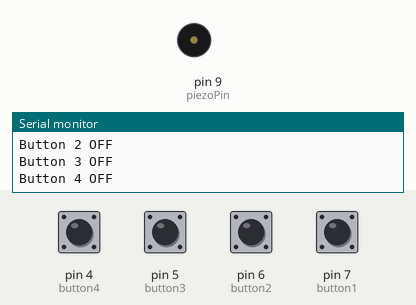
Recording of a sketch running on a simulated Arduino Uno, built with avr-gcc and run on an emulated ATmega328P. Shown: buzzer (waves = sounding), the last lines printed to the serial monitor. The test bench sets the inputs (shaded band); at power-on: pin 4 (button4), pin 5 (button3), pin 6 (button2), pin 7 (button1) HIGH.

Above: at 1.2 s.
1.3 s: pin 4 (button4) pulled LOW for 0.25 s
At 1.72 s:
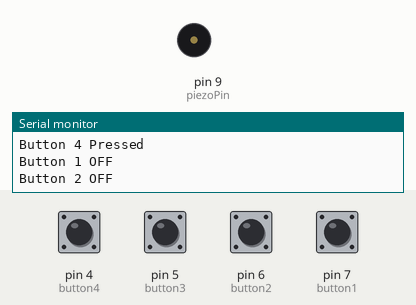
4.3 s: pin 6 (button2) pulled LOW for 0.25 s
Timing chart, 0 to 13.3 s (numbered marks = the images above; inputs shaded):
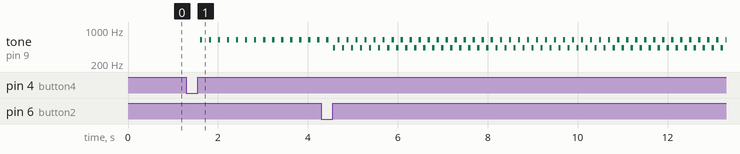

Measured:
- after the input at 1.3 s, tone on pin 9 (piezoPin): alternates 630 Hz for 0.05 s and silent for 0.15 s, starting after 0.30 s

The sketch:

PiezoBuzzerModified.ino
```cpp
/*
Name: Jack Bergin
Date: 10/23/18
Class: Electrical Engineering (H)
Lab: Button Press Modification
Description: In this tutorial I am showing how, by
incorperating two leds, a speaker and two buttons
I am able to make a piano like instrument.
*/

//Left to right with the buttons
 const int button1 = 7;
 const int button2 = 6;
 const int button3 = 5;
 const int button4 = 4;

 //Piezo Buzzer pin
 const int piezoPin = 9;


 //create a variable to store a counter and set it to 0
 int counter1 = 0;
 int counter2 = 0;
 int counter3 = 0;
 int counter4 = 0;

void setup()
{
  // Set up the pushbutton pins to be an input:
  pinMode(button1, INPUT);
  pinMode(button2, INPUT);
  pinMode(button3, INPUT);
  pinMode(button4, INPUT);

  //Set up the speaker pin to be outputs:
  pinMode(piezoPin, OUTPUT);

  //Serial monitor is started
  Serial.begin(9600);
}
void loop()
{
  int buttonState1;
  buttonState1 = digitalRead(button1);

  int buttonState2;
  buttonState2 = digitalRead(button2);

  int buttonState3;
  buttonState3 = digitalRead(button3);

  int buttonState4;
  buttonState4 = digitalRead(button4);

  if (buttonState1 == LOW)
  {
     counter1++;
     delay(50);
  }

  if (buttonState2 == LOW)
  {
    counter2++;
    delay(50);
  }

  if (buttonState3 == LOW)
  {
     counter3++;
     delay(50);
  }

  if (buttonState4 == LOW)
  {
    counter4++;
    delay(50);
  }


//*****************************************************************
  if(counter1 == 0)
  {
     digitalWrite(piezoPin,LOW);
     Serial.println("Button 1 OFF");
     delay(50);
  }
  //else if counter is equal to 1, redPin is HIGH
  else if(counter1 == 1)
  {
     tone(piezoPin, 330, 50);
     Serial.println("Button 1 Pressed");
     delay(50);
  }
  else
  {
    counter1 = 0;
  }
//-----------------------------------------------------------------
  if(counter2 == 0)
  {
     digitalWrite(piezoPin,LOW);
     Serial.println("Button 2 OFF");
     delay(50);
  }
  //else if counter is equal to 3 bluePin is HIGH
  else if(counter2 == 1)
  {
     tone(piezoPin, 430, 50);
     Serial.println("Button 2 Pressed");
     delay(50);
  }
  //else reset the counter to 0 (which turns all pins off)
  else
  {
    counter2 = 0;
  }
//------------------------------------------------------------------
  if(counter3 == 0)
  {
     digitalWrite(piezoPin,LOW);
     Serial.println("Button 3 OFF");
     delay(50);
  }
  //else if counter is equal to 3 bluePin is HIGH
  else if(counter3 == 1)
  {
     tone(piezoPin, 530, 50);
     Serial.println("Button 3 Pressed");
     delay(50);
  }
  //else reset the counter to 0 (which turns all pins off)
  else
  {
    counter3 = 0;
  }
//--------------------------------------------------------------------
  if(counter4 == 0)
  {
     digitalWrite(piezoPin,LOW);
     Serial.println("Button 4 OFF");
     delay(50);
  }
  //else if counter is equal to 3 bluePin is HIGH
  else if(counter4 == 1)
  {
     tone(piezoPin, 630, 50);
     Serial.println("Button 4 Pressed");
     delay(50);
  }
  //else reset the counter to 0 (which turns all pins off)
  else
  {
    counter4 = 0;
  }
}
```
